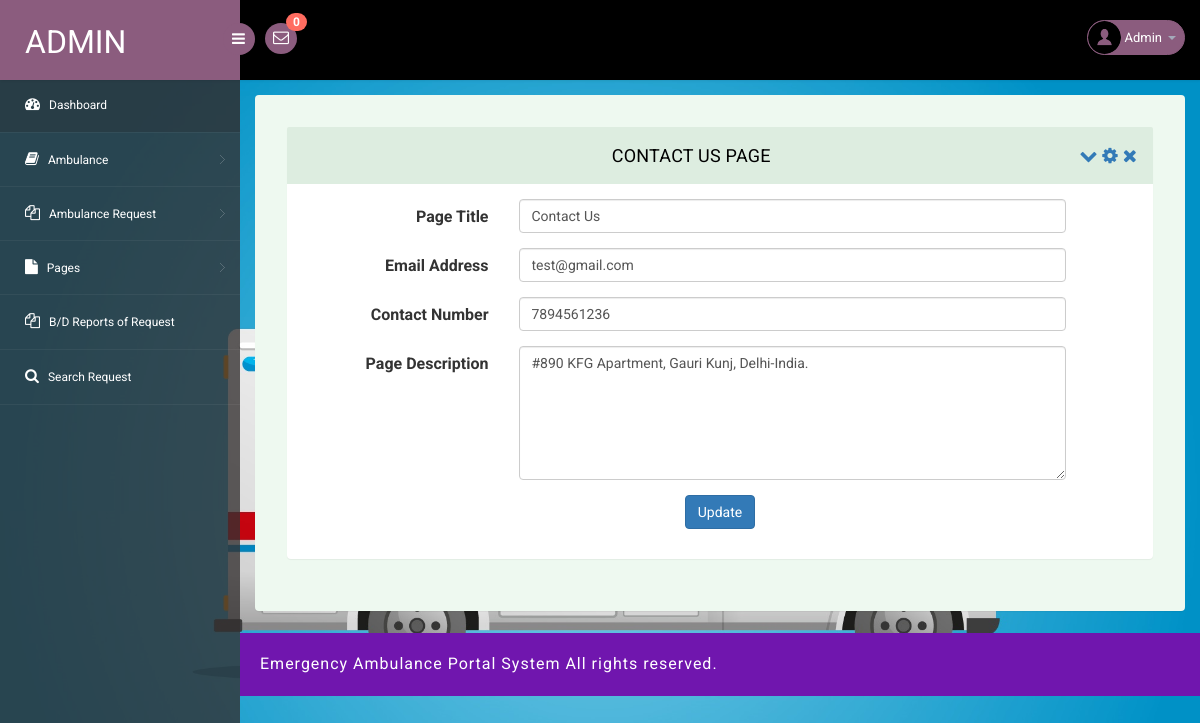
The page /admin/contact-us.php (signed in) on the database its author committed.
### tables this page shows
CREATE TABLE `tblpage` (
  `ID` int(10) NOT NULL,
  `PageType` varchar(200) DEFAULT NULL,
  `PageTitle` varchar(200) DEFAULT NULL,
  `PageDescription` mediumtext DEFAULT NULL,
  `Email` varchar(200) DEFAULT NULL,
  `MobileNumber` bigint(10) DEFAULT NULL,
  `UpdationDate` timestamp NULL DEFAULT NULL ON UPDATE current_timestamp()
);

### admin/contact-us.php (the view, shortened to what this page needs)
<?php
include('includes/dbconnection.php');
if (strlen($_SESSION['eahpaid']==0)) {
 header('location:logout.php');
  } else{
  ?>
<!DOCTYPE html>
<head>
<link rel="stylesheet" href="css/bootstrap.min.css" >
<link href="css/style.css" rel='stylesheet' type='text/css' />
<link href="css/style-responsive.css" rel="stylesheet"/>
<link rel="stylesheet" href="css/font.css" type="text/css"/>
<link href="css/font-awesome.css" rel="stylesheet">
</head>
<body>
<section id="container">
<?php include_once('includes/header.php');?>
<?php include_once('includes/sidebar.php');?>
<section id="main-content">
	<section class="wrapper">
		<div class="form-w3layouts">
            <div class="row">
                <div class="col-lg-12">
                    <section class="panel">
                        <header class="panel-heading">
                            Contact Us Page
                            <span class="tools pull-right">
                                <a class="fa fa-chevron-down" href="javascript:;"></a>
                                <a class="fa fa-cog" href="javascript:;"></a>
                                <a class="fa fa-times" href="javascript:;"></a>
                             </span>
                        </header>
                        <div class="panel-body">
                            <div class="form">
                                <form class="cmxform form-horizontal " method="post" action="">
                                    <?php
$ret=mysqli_query($con,"select * from  tblpage where PageType='contactus'");
while ($row=mysqli_fetch_array($ret)) {
?>
                                    <div class="form-group ">
                                        <label for="adminname" class="control-label col-lg-3">Page Title</label>
                                        <div class="col-lg-8">
                                            <input class=" form-control" id="pagetitle" name="pagetitle" type="text" required="true" value="<?php  echo $row['PageTitle'];?>">
                                        </div>
                                    </div>
                                    <div class="form-group">
                                   <label for="adminname" class="control-label col-lg-3">Email Address</label>
                                    <div class="col-sm-8">
                                        <input type="email" name="email" id="email" value="<?php  echo $row['Email'];?>" class="form-control" required='true'>
                                    </div>
                                </div>
                                 <div class="form-group">
                                   <label for="adminname" class="control-label col-lg-3">Contact Number</label>
                                    <div class="col-sm-8">
                                       <input type="text" name="mobnum" id="mobnum" value="<?php  echo $row['MobileNumber'];?>" class="form-control" required='true' maxlength="10" pattern='[0-9]+'>
                                    </div>
                                </div>
                                    <div class="form-group">
                                        <label for="adminname" class="control-label col-lg-3">Page Description
                                        </label>
                                        <div class="col-lg-8">
                                            <textarea class=" form-control" id="pagedes" rows="6" name="pagedes" type="text" required="true" value=""><?php  echo $row['PageDescription'];?></textarea>
                                        </div>
                                    </div>
                                    <?php } ?>
                                    <div class="form-group">
                                        <div class="col-lg-offset-3 col-lg-6">
                                          <p style="text-align: center;"> <button class="btn btn-primary" type="submit" name="submit">Update</button></p>
                                        </div>
                                    </div>
                                </form>
                            </div>
                        </div>
                    </section>
                </div>
            </div>
        </div>
</section>
		  <?php include_once('includes/footer.php');?>
</section>
</section>
</body>
</html>
<?php }  ?>

### admin/includes/header.php (shortened to what this page needs)
<?php
include('includes/dbconnection.php');
?>
<header class="header fixed-top clearfix">
<div class="brand">
    <a href="dashboard.php" class="logo">
        Admin
    </a>
    <div class="sidebar-toggle-box">
        <div class="fa fa-bars"></div>
    </div>
</div>
<div class="nav notify-row" id="top_menu">
    <ul class="nav top-menu">
<?php
$ret1=mysqli_query($con,"select * from tblambulancehiring
 where   (tblambulancehiring.Status is null || tblambulancehiring.Status='')");
$num=mysqli_num_rows($ret1);
?>
        <li id="header_inbox_bar" class="dropdown">
            <a data-toggle="dropdown" class="dropdown-toggle" href="#">
                <i class="fa fa-envelope-o"></i>
                <span class="badge bg-important"><?php echo $num;?></span>
            </a>
        </li>
    </ul>
</div>
<div class="top-nav clearfix">
    <ul class="nav pull-right top-menu">
        <li class="dropdown">
            <a data-toggle="dropdown" class="dropdown-toggle" href="#">
                <?php
$adid=$_SESSION['eahpaid'];
$ret=mysqli_query($con,"select AdminName from tbladmin where ID='$adid'");
$row=mysqli_fetch_array($ret);
$name=$row['AdminName'];
?>
                <img alt="" src="images/2.png">
                <span class="username"><?php echo $name; ?></span>
                <b class="caret"></b>
            </a>
        </li>
    </ul>
</div>
</header>

### admin/css/style.css (style rules this page uses)
ul, ol { margin: 0; }
p { margin: 0; }
html, body { font-family: 'Roboto', sans-serif; font-size: 100%; overflow-x: hidden; background: url(../images/bg.jpg) no-repeat 0px 0px; background-size:cover; }
body a { transition: 0.5s all ease; -webkit-transition: 0.5s all ease; -moz-transition: 0.5s all ease; -o-transition: 0.5s all ease; -ms-transition: 0.5s all ease; text-decoration:none; }
p { margin:0; }
ul,label { margin:0; padding:0; }
#main-content { margin-left:240px; -webkit-transition:all .3s ease-in-out; -moz-transition:all .3s ease-in-out; -o-transition:all .3s ease-in-out; transition:all .3s ease-in-out; }
.header { left:0; right:0; z-index:1002; background:#000; -webkit-transition:all .3s ease-in-out; -moz-transition:all .3s ease-in-out; -o-transition:all .3s ease-in-out; transition:all .3s ease-in-out; }
.fixed-top { position:fixed; box-shadow:1px 0 3px rgba(0,0,0,.15); }
.wrapper { display:inline-block; margin-top:80px; padding:15px; width:100%; }
.brand { background:#8b5c7e; float:left; width:240px; height:80px; position:relative; }
a.logo { font-size:32px; color:#fff; float:left; margin:20px 0 0 25px; text-transform:uppercase; }
#top_menu .nav>li,ul.top-menu>li { float:left; }
.notify-row { float:left; margin-top:23px; margin-left:25px; }
ul.top-menu { margin-right:15px; margin-top: 0; }
ul.top-menu > li > a { color: #fff; font-size: 16px; background: #8b5c7e; padding: 4px 8px; margin-right: 15px; border-radius: 50%; -webkit-border-radius: 50%; padding-right: 8px !important; }
.notify-row .badge { position:absolute; right:-10px; top:-10px; z-index:100; }
.top-nav { margin-top:20px; }
.top-nav img { border-radius:50%; -webkit-border-radius:50%; width:33px; }
.top-nav .username { font-size:13px; color:#fff; }
.top-nav ul.top-menu>li>a { border-radius: 100px; -webkit-border-radius: 100px; padding: 0px; background: none; margin-right: 0; border: 1px solid #8b5c7e; background: #8b5c7e; }
.top-nav ul.top-menu>li { margin-left:10px; }
.top-nav .nav .caret { border-bottom-color:#A4AABA; border-top-color:#A4AABA; }
.sidebar-toggle-box { float:left; margin-top:23px; margin-left:-15px; background:#8b5c7e; border-radius:50%; -webkit-border-radius:50%; width:32px; height:32px; position:absolute; right:-15px; }
.sidebar-toggle-box .fa-bars { cursor:pointer; display:inline-block; font-size:15px; padding:8px 8px 8px 9px; color:#fff; }
.panel-heading { position: relative; height: 57px; line-height: 57px; letter-spacing: 0.2px; color: #000; font-size: 18px; font-weight: 400; padding: 0 16px; background:#ddede0; border-top-right-radius: 2px; border-top-left-radius: 2px; text-transform: uppercase; text-align: center; }
.panel { border: none ! important; }
.form-w3layouts { background: #eef9f0; padding: 2em; border-radius: 4px; -webkit-box-shadow: 0 1px 1px rgba(0,0,0,.05); box-shadow: 0 1px 1px rgba(0,0,0,.05); }
.badge.bg-important { background: #ff6c60; }

### rows shown on the page
tblpage: pagetitle "Contact Us", email "test@gmail.com", mobnum "7894561236", pagedes "#890 KFG Apartment, Gauri Kunj, Delhi-India."

### other values the page prints
$num "0"
$name "Admin"
